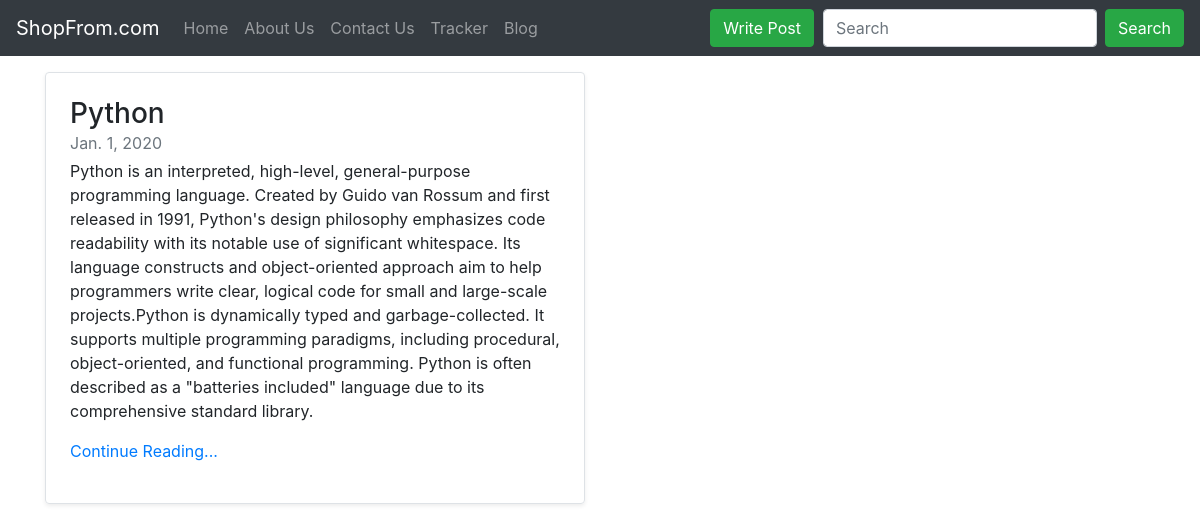
The app's page /blog/search/ with its own data.
### blog/models.py (models this page shows, shortened)
class Blogpost(models.Model):
    blogpost_id = models.AutoField
    title = models.CharField(max_length=50)
    publisher = models.CharField(max_length=100)
    head1 = models.CharField(max_length=500, default="")
    chead1 = models.CharField(max_length=5000, default="")
    head2 = models.CharField(max_length=500, default="")
    chead2 = models.CharField(max_length=5000, default="")
    head3 = models.CharField(max_length=500, default="")
    chead3 = models.CharField(max_length=5000, default="")
    pub_date = models.DateField()

### blog/views.py (the view)
# urls.py: path("search/", views.search, name="BlogSearch"),
def search(request):
    query=request.GET.get('query','')
    query=query.lower()
    print(query)
    posts=Blogpost.objects.all()
    final_list=[]
    for item in posts :
        if query in item.title.lower() :
            final_list.append(item)
        elif query in item.head1.lower() :
            final_list.append(item)
        elif query in item.head2.lower():
            final_list.append(item)
        elif query in item.head3.lower():
            final_list.append(item)
        elif query in item.chead1.lower():
            final_list.append(item)
        elif query in item.chead2.lower():
            final_list.append(item)
        elif query in item.chead3.lower():
            final_list.append(item)
        if len(final_list)==0 :
            return render(request, 'blog/blogSearchNotFound.html',{'query':query})
        else :
            return render(request, 'blog/blogSearch.html', {'posts': final_list})

### blog/templates/blog/blogSearch.html (shortened to what this page needs)
{% extends 'blog/basic.html' %}
{% block body%}
<div class="container mt-3">
  <div class="row my-2">
      {%for items in posts%}
        <div class="col-md-6">
        <div class="row no-gutters border rounded overflow-hidden flex-md-row mb-4 shadow-sm h-md-250 position-relative">
        <div class="col p-4 d-flex flex-column position-static">
         <h3 class="mb-0">{{items.title}}</h3>
          <div class="mb-1 text-muted">{{items.pub_date}}</div>
          <p>{{items.chead1}}</p>
            <p><a href="/blog/blogpost/{{items.id}}">Continue Reading...</a></p>
        </div>
        </div>
        </div>
      {%endfor%}
</div>
{% endblock %}

### records on screen
Blogpost: title "Python", pub_date "Jan. 1, 2020", chead1 "Python is an interpreted, high-level, general-purpose programming language. Created by Guido van Rossum and first released in 1991, Python's design philosophy emphasizes code readability with its notable use of significant whitespace. Its language constructs and object-oriented approach aim to help programmers write clear, logical code for small and large-scale projects.Python is dynamically typed and garbage-collected. It supports multiple programming paradigms, including procedural, object-oriented, and functional programming. Python is often described as a \"batteries included\" language due to its comprehensive standard library."
